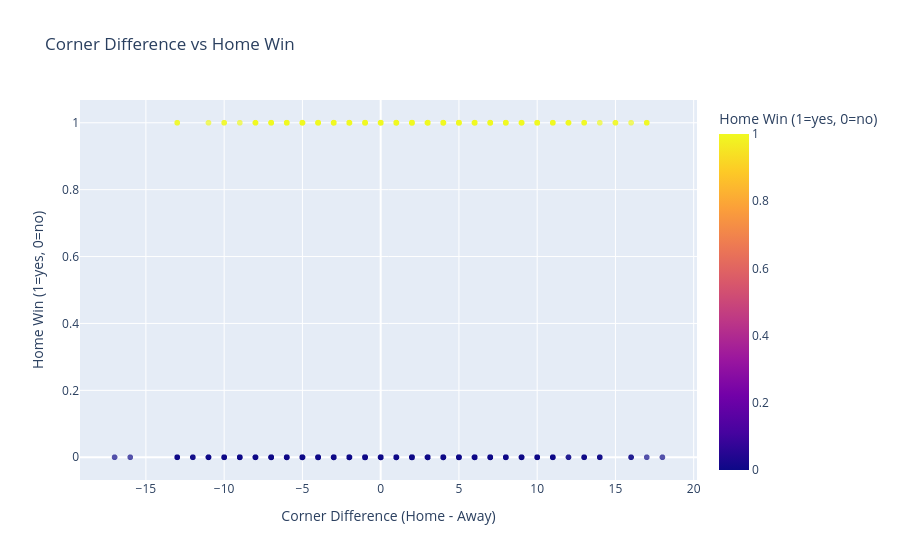

Notebook code for this chart:
### Code cell
import plotly.express as px
fig = px.scatter(
    merged, 
    x='CornerDiff', 
    y='HomeWin',
    title='Corner Difference vs Home Win',
    labels={'CornerDiff': 'Corner Difference (Home - Away)', 'HomeWin': 'Home Win (1=yes, 0=no)'},
    opacity=0.7,
    color='HomeWin'
)

fig.show()

### Figure 1 — Plotly figure (JSON) as saved in the notebook; plotly's stock layout.template omitted (floating-point values rounded to 4 significant figures; data arrays with more than 128 entries replaced by an {"elided": "..."} marker saying what was removed)
{"data": [{"hovertemplate": "Corner Difference (Home - Away)=%{x}<br>Home Win (1=yes, 0=no)=%{marker.color}<extra></extra>", "legendgroup": "", "marker": {"color": {"elided": "1530 int values"}, "coloraxis": "coloraxis", "opacity": 0.7, "symbol": "circle"}, "mode": "markers", "name": "", "showlegend": false, "type": "scattergl", "x": {"elided": "1530 int values"}, "xaxis": "x", "y": {"elided": "1530 int values"}, "yaxis": "y"}], "layout": {"coloraxis": {"colorbar": {"title": {"text": "Home Win (1=yes, 0=no)"}}, "colorscale": [[0, "#0d0887"], [0.1111, "#46039f"], [0.2222, "#7201a8"], [0.3333, "#9c179e"], [0.4444, "#bd3786"], [0.5556, "#d8576b"], [0.6667, "#ed7953"], [0.7778, "#fb9f3a"], [0.8889, "#fdca26"], [1, "#f0f921"]]}, "legend": {"tracegroupgap": 0}, "title": {"text": "Corner Difference vs Home Win"}, "xaxis": {"anchor": "y", "domain": [0, 1], "title": {"text": "Corner Difference (Home - Away)"}}, "yaxis": {"anchor": "x", "domain": [0, 1], "title": {"text": "Home Win (1=yes, 0=no)"}}}}
